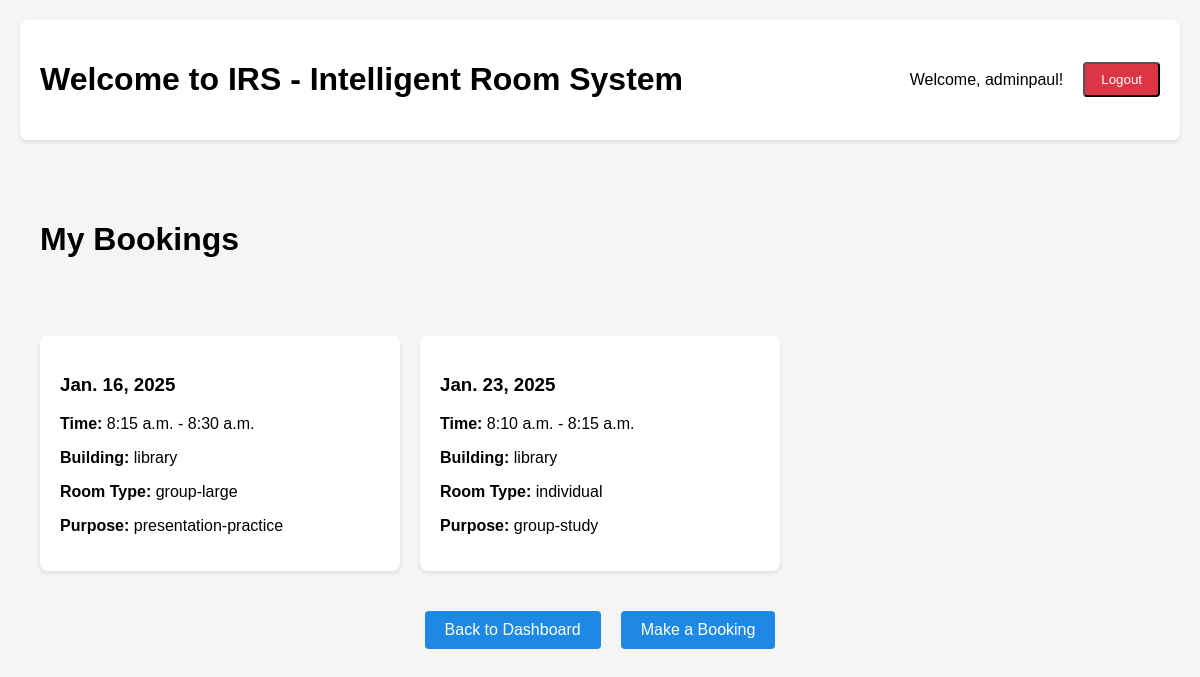
Page /my-bookings/ (signed in) on the earlier database version.
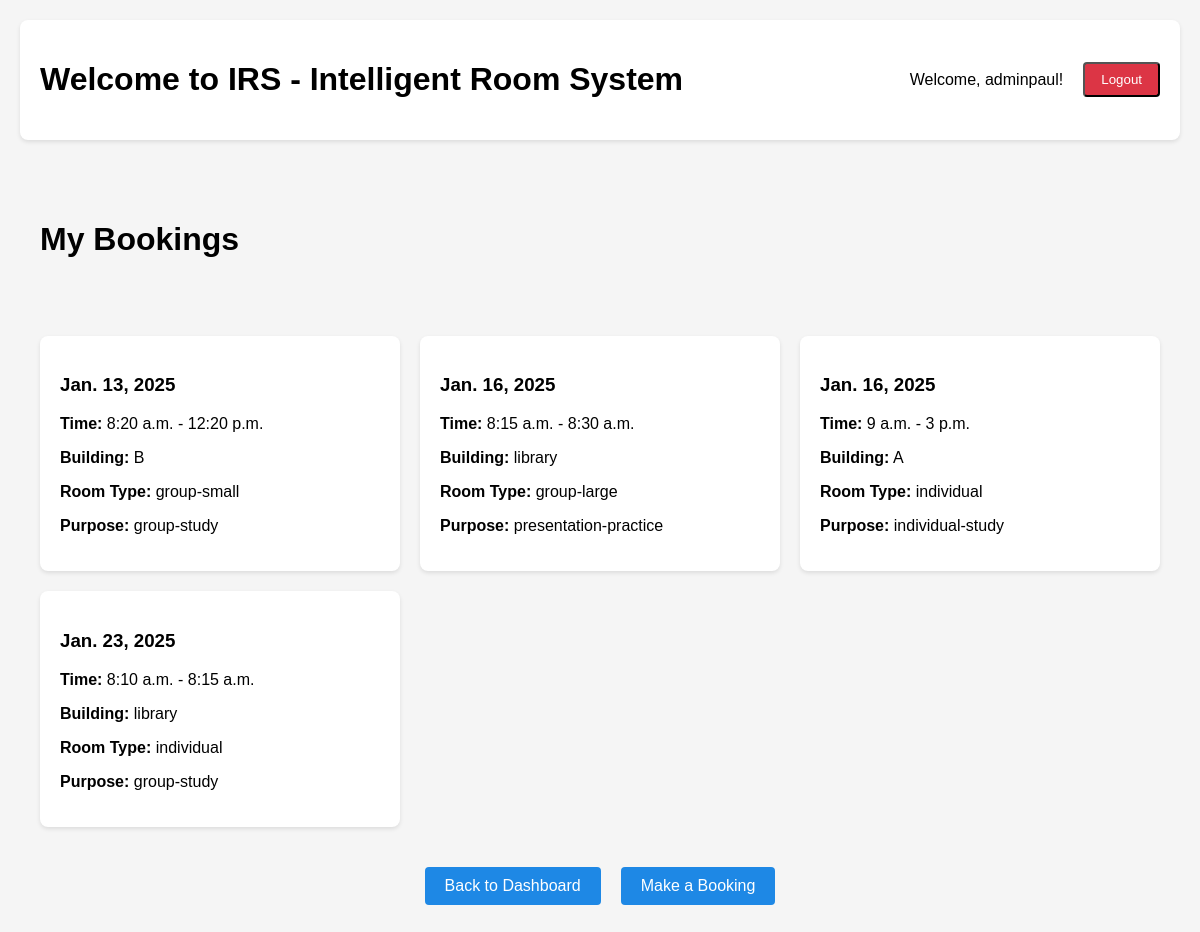
Same page on the later database version.
### bookingsystem/models.py (models this page shows, shortened)
class Booking(models.Model):
    user = models.ForeignKey(CustomUser, on_delete=models.CASCADE)
    date = models.DateField()
    start_time = models.TimeField()  # New field for start time
    end_time = models.TimeField()    # New field for end time
    room = models.ForeignKey(Room, on_delete=models.CASCADE, default=1)
    room_type = models.CharField(max_length=20)
    building = models.CharField(max_length=50)
    group_size = models.IntegerField()
    purpose = models.CharField(max_length=50)
    course = models.ForeignKey('Course', null=True, blank=True, on_delete=models.SET_NULL)
    title = f"{room.name} ({purpose})"
    start = f"{date}T{start_time}"
    end = f"{date}T{end_time}"

### bookingsystem/views.py (the view)
# urls.py: path('my-bookings/', views.my_bookings, name='my_bookings'),
@login_required
def my_bookings(request):
    user_bookings = Booking.objects.filter(user=request.user).order_by('date', 'start_time')
    return render(request, 'my_bookings.html', {'bookings': user_bookings})

### bookingsystem/templates/my_bookings.html (shortened to what this page needs)
<!DOCTYPE html>
<html>
<head>
</head>
<div class="dashboard-container">
    <header class="dashboard-header">
        <h1>Welcome to IRS - Intelligent Room System</h1>
        <div class="user-info">
            <span>Welcome, {{ request.user.username }}!</span>
            <form method="post" action="{% url 'logout' %}">
                <button class="logout-button" type="submit">Logout</button>
            </form>
        </div>
    </header>
<body>
    <div class="bookings-container">
        <h1>My Bookings</h1>
        <br>
        <br>
        {% if bookings %}
            <div class="bookings-list">
                {% for booking in bookings %}
                <div class="booking-card">
                    <h3>{{ booking.date }}</h3>
                    <p><strong>Time:</strong> {{ booking.start_time }} - {{ booking.end_time }}</p>
                    <p><strong>Building:</strong> {{ booking.building }}</p>
                    <p><strong>Room Type:</strong> {{ booking.room_type }}</p>
                    <p><strong>Purpose:</strong> {{ booking.purpose }}</p>
                </div>
                {% endfor %}
            </div>
        {% else %}
            <p class="no-bookings">You haven't made any bookings yet.</p>
        {% endif %}
        <div class="navigation-buttons">
            <a href="{% url 'dashboard' %}" class="nav-button">Back to Dashboard</a>
            <a href="{% url 'bookingsystem' %}" class="nav-button">Make a Booking</a>
        </div>
    </div>
</body>
</html>

Differences in the rows shown:
added Booking: date "Jan. 13, 2025", start_time "8:20 a.m.", end_time "12:20 p.m.", building "B", room_type "group-small", purpose "group-study"
added Booking: date "Jan. 16, 2025", start_time "9 a.m.", end_time "3 p.m.", building "A", room_type "individual", purpose "individual-study"
